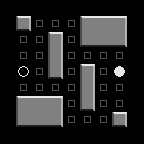

A level layout from a 2D game, rendered from its tile map. Below: a short description, then the map file with its tile-grid data intact:
An orthogonal 9x9 tile map with 16x16 px tiles, 4 tile layers (grid, walls, spawns, entities) and 2 objects.

<map version="1.10" tiledversion="1.11.2" orientation="orthogonal" renderorder="right-down" width="9" height="9" tilewidth="16" tileheight="16" infinite="0" nextlayerid="6" nextobjectid="2">
 <editorsettings>
  <export target="arena-map-3.lua" format="lua" />
 </editorsettings>
 <tileset firstgid="1" name="arena-tileset" tilewidth="16" tileheight="16" tilecount="256" columns="16">
  <image source="arena-spritesheet.png" trans="ff00ff" width="256" height="256" />
  <tile id="17">
   <objectgroup draworder="index" id="2">
    <object id="3" x="0" y="0" width="16" height="16" />
   </objectgroup>
  </tile>
  <tile id="81">
   <properties>
    <property name="type" value="goal" />
   </properties>
  </tile>
 </tileset>
 <layer id="1" name="grid" width="9" height="9">
  <data encoding="csv">
0,0,0,0,0,0,0,0,0,
0,0,65,65,65,0,0,0,0,
0,65,65,0,65,0,0,0,0,
0,65,65,0,65,65,65,65,0,
0,0,65,0,65,0,65,0,0,
0,65,65,65,65,0,65,65,0,
0,0,0,0,65,0,65,65,0,
0,0,0,0,65,65,65,0,0,
0,0,0,0,0,0,0,0,0
</data>
 </layer>
 <layer id="2" name="walls" width="9" height="9">
  <data encoding="csv">
0,0,0,0,0,0,0,0,0,
0,1,0,0,0,2,3,4,0,
0,0,0,5,0,34,35,36,0,
0,0,0,21,0,0,0,0,0,
0,0,0,37,0,5,0,0,0,
0,0,0,0,0,21,0,0,0,
0,2,3,4,0,37,0,0,0,
0,34,35,36,0,0,0,1,0,
0,0,0,0,0,0,0,0,0
</data>
 </layer>
 <layer id="3" name="spawns" width="9" height="9">
  <data encoding="csv">
0,0,0,0,0,0,0,0,0,
0,0,0,0,0,0,0,0,0,
0,0,0,0,0,0,0,0,0,
0,0,0,0,0,0,0,0,0,
0,81,0,0,0,0,0,0,0,
0,0,0,0,0,0,0,0,0,
0,0,0,0,0,0,0,0,0,
0,0,0,0,0,0,0,0,0,
0,0,0,0,0,0,0,0,0
</data>
 </layer>
 <layer id="4" name="entities" width="9" height="9">
  <data encoding="csv">
0,0,0,0,0,0,0,0,0,
0,0,0,0,0,0,0,0,0,
0,0,0,0,0,0,0,0,0,
0,0,0,0,0,0,0,0,0,
0,0,0,0,0,0,0,82,0,
0,0,0,0,0,0,0,0,0,
0,0,0,0,0,0,0,0,0,
0,0,0,0,0,0,0,0,0,
0,0,0,0,0,0,0,0,0
</data>
 </layer>
 <objectgroup id="5" name="objects">
  <object id="1" x="16" y="64" visible="0">
   <properties>
    <property name="direction" value="right" />
    <property name="is_spawn" type="bool" value="true" />
   </properties>
   <point />
  </object>
 </objectgroup>
</map>